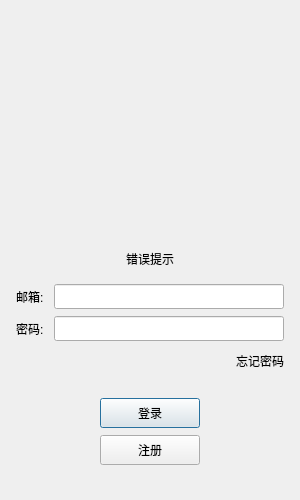
<?xml version="1.0" encoding="UTF-8"?>
<ui version="4.0">
 <class>LoginDialog</class>
 <widget class="QDialog" name="LoginDialog">
  <property name="geometry">
   <rect>
    <x>0</x>
    <y>0</y>
    <width>300</width>
    <height>500</height>
   </rect>
  </property>
  <property name="minimumSize">
   <size>
    <width>300</width>
    <height>500</height>
   </size>
  </property>
  <property name="maximumSize">
   <size>
    <width>300</width>
    <height>500</height>
   </size>
  </property>
  <property name="windowTitle">
   <string>Dialog</string>
  </property>
  <layout class="QVBoxLayout" name="verticalLayout_2">
   <item>
    <layout class="QVBoxLayout" name="verticalLayout">
     <property name="spacing">
      <number>7</number>
     </property>
     <property name="leftMargin">
      <number>5</number>
     </property>
     <property name="topMargin">
      <number>5</number>
     </property>
     <property name="rightMargin">
      <number>5</number>
     </property>
     <property name="bottomMargin">
      <number>5</number>
     </property>
     <item>
      <widget class="QWidget" name="head_widget" native="true">
       <layout class="QGridLayout" name="gridLayout">
        <item row="0" column="0">
         <widget class="QLabel" name="head_label">
          <property name="minimumSize">
           <size>
            <width>200</width>
            <height>200</height>
           </size>
          </property>
          <property name="maximumSize">
           <size>
            <width>200</width>
            <height>200</height>
           </size>
          </property>
          <property name="text">
           <string/>
          </property>
          <property name="alignment">
           <set>Qt::AlignCenter</set>
          </property>
         </widget>
        </item>
       </layout>
      </widget>
     </item>
     <item>
      <widget class="QWidget" name="widget" native="true">
       <layout class="QHBoxLayout" name="horizontalLayout_6">
        <item>
         <widget class="QLabel" name="err_tip">
          <property name="text">
           <string>错误提示</string>
          </property>
          <property name="alignment">
           <set>Qt::AlignCenter</set>
          </property>
         </widget>
        </item>
       </layout>
      </widget>
     </item>
     <item>
      <layout class="QHBoxLayout" name="horizontalLayout">
       <item>
        <widget class="QLabel" name="email_label">
         <property name="minimumSize">
          <size>
           <width>0</width>
           <height>25</height>
          </size>
         </property>
         <property name="maximumSize">
          <size>
           <width>16777215</width>
           <height>25</height>
          </size>
         </property>
         <property name="text">
          <string>邮箱: </string>
         </property>
        </widget>
       </item>
       <item>
        <widget class="QLineEdit" name="email_edit">
         <property name="minimumSize">
          <size>
           <width>0</width>
           <height>25</height>
          </size>
         </property>
         <property name="maximumSize">
          <size>
           <width>16777215</width>
           <height>25</height>
          </size>
         </property>
        </widget>
       </item>
      </layout>
     </item>
     <item>
      <layout class="QHBoxLayout" name="horizontalLayout_2">
       <item>
        <widget class="QLabel" name="pass_label">
         <property name="minimumSize">
          <size>
           <width>0</width>
           <height>25</height>
          </size>
         </property>
         <property name="maximumSize">
          <size>
           <width>16777215</width>
           <height>25</height>
          </size>
         </property>
         <property name="text">
          <string>密码: </string>
         </property>
        </widget>
       </item>
       <item>
        <widget class="QLineEdit" name="pass_edit">
         <property name="minimumSize">
          <size>
           <width>0</width>
           <height>25</height>
          </size>
         </property>
         <property name="maximumSize">
          <size>
           <width>16777215</width>
           <height>25</height>
          </size>
         </property>
        </widget>
       </item>
      </layout>
     </item>
     <item>
      <layout class="QHBoxLayout" name="horizontalLayout_3">
       <item>
        <spacer name="horizontalSpacer">
         <property name="orientation">
          <enum>Qt::Horizontal</enum>
         </property>
         <property name="sizeHint" stdset="0">
          <size>
           <width>40</width>
           <height>20</height>
          </size>
         </property>
        </spacer>
       </item>
       <item>
        <widget class="ClickedLable" name="forget_label">
         <property name="minimumSize">
          <size>
           <width>0</width>
           <height>25</height>
          </size>
         </property>
         <property name="maximumSize">
          <size>
           <width>16777215</width>
           <height>25</height>
          </size>
         </property>
         <property name="text">
          <string>忘记密码</string>
         </property>
        </widget>
       </item>
      </layout>
     </item>
     <item>
      <spacer name="verticalSpacer_2">
       <property name="orientation">
        <enum>Qt::Vertical</enum>
       </property>
       <property name="sizeHint" stdset="0">
        <size>
         <width>20</width>
         <height>40</height>
        </size>
       </property>
      </spacer>
     </item>
     <item>
      <layout class="QHBoxLayout" name="horizontalLayout_4">
       <item>
        <spacer name="horizontalSpacer_2">
         <property name="orientation">
          <enum>Qt::Horizontal</enum>
         </property>
         <property name="sizeHint" stdset="0">
          <size>
           <width>40</width>
           <height>20</height>
          </size>
         </property>
        </spacer>
       </item>
       <item>
        <widget class="QPushButton" name="login_btn">
         <property name="minimumSize">
          <size>
           <width>100</width>
           <height>30</height>
          </size>
         </property>
         <property name="text">
          <string>登录</string>
         </property>
        </widget>
       </item>
       <item>
        <spacer name="horizontalSpacer_3">
         <property name="orientation">
          <enum>Qt::Horizontal</enum>
         </property>
         <property name="sizeHint" stdset="0">
          <size>
           <width>40</width>
           <height>20</height>
          </size>
         </property>
        </spacer>
       </item>
      </layout>
     </item>
     <item>
      <layout class="QHBoxLayout" name="horizontalLayout_5">
       <item>
        <spacer name="horizontalSpacer_4">
         <property name="orientation">
          <enum>Qt::Horizontal</enum>
         </property>
         <property name="sizeHint" stdset="0">
          <size>
           <width>40</width>
           <height>20</height>
          </size>
         </property>
        </spacer>
       </item>
       <item>
        <widget class="QPushButton" name="register_btn">
         <property name="minimumSize">
          <size>
           <width>100</width>
           <height>30</height>
          </size>
         </property>
         <property name="text">
          <string>注册</string>
         </property>
        </widget>
       </item>
       <item>
        <spacer name="horizontalSpacer_5">
         <property name="orientation">
          <enum>Qt::Horizontal</enum>
         </property>
         <property name="sizeHint" stdset="0">
          <size>
           <width>40</width>
           <height>20</height>
          </size>
         </property>
        </spacer>
       </item>
      </layout>
     </item>
     <item>
      <spacer name="verticalSpacer">
       <property name="orientation">
        <enum>Qt::Vertical</enum>
       </property>
       <property name="sizeHint" stdset="0">
        <size>
         <width>20</width>
         <height>40</height>
        </size>
       </property>
      </spacer>
     </item>
    </layout>
   </item>
  </layout>
 </widget>
 <customwidgets>
  <customwidget>
   <class>ClickedLable</class>
   <extends>QLabel</extends>
   <header>clickedlable.h</header>
  </customwidget>
 </customwidgets>
 <resources/>
 <connections/>
</ui>
